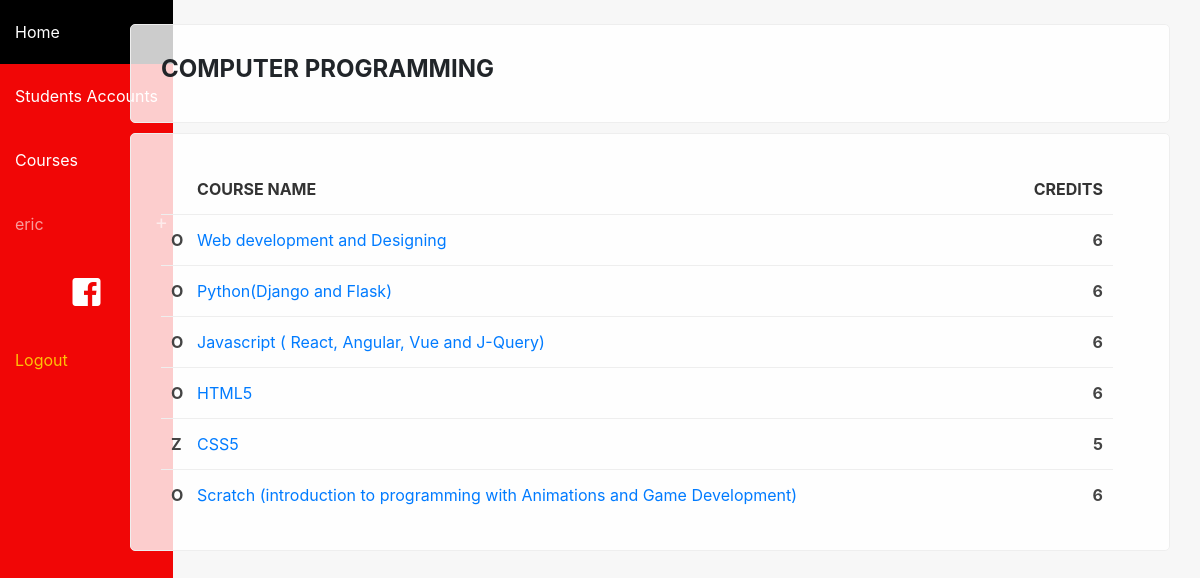
Screenshot of /program/1 (signed in) with the database file from the repository.
### sems/models.py (models this page shows, shortened)
class Student(models.Model):
    user = models.OneToOneField(User, on_delete=models.CASCADE, null=True)
    first_name = models.CharField(max_length=100, null=True)
    last_name = models.CharField(max_length=100, null=True)
    picture = models.ImageField(null=True, blank=True, default='no-img.png')
    website = models.URLField(max_length=100, null=True, blank=True)
    email = models.EmailField(max_length=100, null=True)
    program = models.ForeignKey(Program, on_delete=models.SET_NULL, null=True)
    country = models.ForeignKey(State, on_delete=models.SET_NULL, null=True)
    city = models.CharField(max_length=100, null=True)
    course = models.ManyToManyField(Course, related_name='course', blank=True)
    course_teacher = models.ManyToManyField(Course, related_name='course_teacher', blank=True)
    viti = models.IntegerField(choices=YEARS, default=1)
    semester = models.IntegerField(choices=SEMESTER, default=1)
    level = models.CharField(max_length=100, choices=LEVELS, default=1)

class Program(models.Model):
    name = models.CharField(max_length=150)
    summary = models.TextField(null=True, blank=True)

class Course(models.Model):
    name = models.CharField(max_length=200)
    summary = models.TextField(max_length=600, null=True, blank=True)
    program = models.ForeignKey(Program, on_delete=models.CASCADE)
    start_date = models.DateField()
    end_date = models.DateField()
    credits = models.IntegerField(null=True, default=0)
    obligative = models.BooleanField(default=True)
    year = models.IntegerField(choices=YEARS, default=1)
    semester = models.IntegerField(choices=SEMESTER, default=1)
    level = models.CharField(max_length=100, choices=LEVELS, default='Bachelor')
    def __str__(self):
        return self.name
    def get_type(self):
        if self.obligative:
            return "O"
        else:
            return "Z"

### sems/views.py (the view)
# urls.py: path('program/<int:pk>', views.program_detail, name='program_single'),
def program_detail(request, pk):
    program = Program.objects.get(pk=pk)
    courses = Course.objects.filter(program_id=pk)
    paginator = Paginator(courses, 10)
    page = request.GET.get('page')
    courses = paginator.get_page(page)
    if request.user.is_authenticated:
        return render(
            request,
            'program_single.html',
            {'program': program, 'courses': courses, 'credits': credits},
        )
    else:
        return redirect('login')

### sems/templates/program_single.html (shortened to what this page needs)
{% extends 'base_generic.html' %}
{% block content %}
<div class="container">
    <div class="no-shade card-box">
        <h4>{{ program.name }}</h4>
    </div>
    <div class="shadow-box">
        {% if courses %}
        <table>
            <thead>
                <tr>
                    <th></th>
                    <th>Course Name</th>
                    <th class="text-right">Credits</th>
                    <th></th>
                </tr>
            </thead>
        {% for course in courses %}
            <tr>
                <td style="max-width: 20px"><b>{{ course.get_type }}</b></td>
                <td><a href="{% url 'course_detail' pk=course.pk %}">{{ course }}</a></td>
                <td class="text-right"><b>{{ course.credits }}</b></td>
            </tr>
        {% endfor %}
        </table>
        {% else %}
        <p class="text-center"><i class="material-icons">sentiment_dissatisfied</i><br/>No courses added</p>
        {% if user.is_superuser %}
        <p class="text-center lead">Start by <a href="{% url 'course_add' pk=program.pk %}">adding new course</a></p>
        {% endif %}
        {% endif %}
    </div>
</div>
{% endblock %}

### sems/templates/base_generic.html (shortened to what this page needs)
{% load static %}
<html>
<head>
    <link rel="stylesheet" href="https://use.fontawesome.com/releases/v5.7.1/css/all.css">
    <link rel="stylesheet" href="{% static 'css/bootstrap.min.css' %}">
    <link rel="stylesheet" href="{% static 'css/main.css' %}">
    <link rel="stylesheet" href="{% static 'fonts/fontawesome-all.min.css' %}">
</head>
<body>
    <div class="wrapper">
        <div class="container-fluid">
            <div class="row">
                <div class="no-padding col-md-1 col-sm-4">
                    <header>
                        <nav>
                            {% url 'home' as hom %} {% url 'students' as acc %} {% url 'programs' as prog %} {% url 'login' as log %} {% url 'student_detail' pk=user.student.pk as sd %}
                            <a href="{% url 'home' %}" {% if request.path == hom %} class="active" {% endif %}>Home</a>
                            <a href="{% url 'students' %}" {% if request.path == acc %} class="active" {% endif %}>Students Accounts</a>
                            <a href="{% url 'programs' %}" {% if request.path == prog %} class="active" {% endif %}>Courses</a>
                            <div>
                                {% if not user.is_authenticated  %}
                                <a href="{% url 'login' %}" {% if request.path == log %} class="active" {% endif %}>Login</a> {% else %}
                                <div class="dd">
                                    <a {% if request.path == sd %} class="active" {% endif %}>{{ user.student.first_name }}</a>
                                </div>
                                {% endif %}
                            </div>
                            <a href="https://www.facebook.com/Kampabits/" class="text-center" title="Visit Us on Facebook" target="_blank"><i class="fab fa-facebook-square fa-2x"></i></a>
                            <a class="text-warning" href="{% url 'logout' %}">
                                Logout
                            </a>
                        </nav>
                    </header>
                </div>
                <div class="col-md-11 col-sm-8">
                    <br>
                    {% block content %} {% endblock %}
                </div>
            </div>
        </div>
    </div>
</body>
</html>

### sems/static/css/main.css (style rules this page uses)
* { --main-color: #006992; }
body { display: flex; flex-direction: column; background-color: #f7f7f7; min-height: 100vh; }
.wrapper { flex: 1; }
.no-padding { padding: 0; }
nav { background-color:rgb(241, 6, 6); margin-bottom: 15px; border-bottom: 1px solid #eee; height: 100vh; position: fixed; min-width: 150px; }
nav a { display: block; padding: 20px 15px; color: white; transition: 100ms ease; }
.dd::before, .minus::before { content: '+'; position: absolute; right: 0; font-size: 20px; margin-top: 15px; margin-right: 5px; }
.dd { position: relative; cursor: pointer; display: block; color: rgba(255,255,255,.6); }
.shadow-box, .card-box, .empty-box { padding: 30px; border-radius: 5px; margin-bottom: 10px; display: block; border: 1px solid #eee; position: relative; background-color: rgba(255,255,255,.8); position: relative; overflow: hidden; }
.no-shade h4, .no-shade h3 { font-weight: bold; text-transform: uppercase; }
table { width: 100%; }
td, th { padding: 15px 10px; border-top: 1px solid #eee; color: #444; }
th { border: none; color: #333; text-transform: uppercase; }
td { position: relative; }

### rows the page displays
Program: name "COMPUTER PROGRAMMING"
Course: get_type "O", name "Web development and Designing", credits "6"
Course: get_type "O", name "Python(Django and Flask)", credits "6"
Course: get_type "O", name "Javascript ( React, Angular, Vue and J-Query)", credits "6"
Course: get_type "O", name "HTML5", credits "6"
Course: get_type "Z", name "CSS5", credits "5"
Course: get_type "O", name "Scratch (introduction to programming with Animations and Game Development)", credits "6"

### other values shown
{{ user.student.first_name }} "eric"
